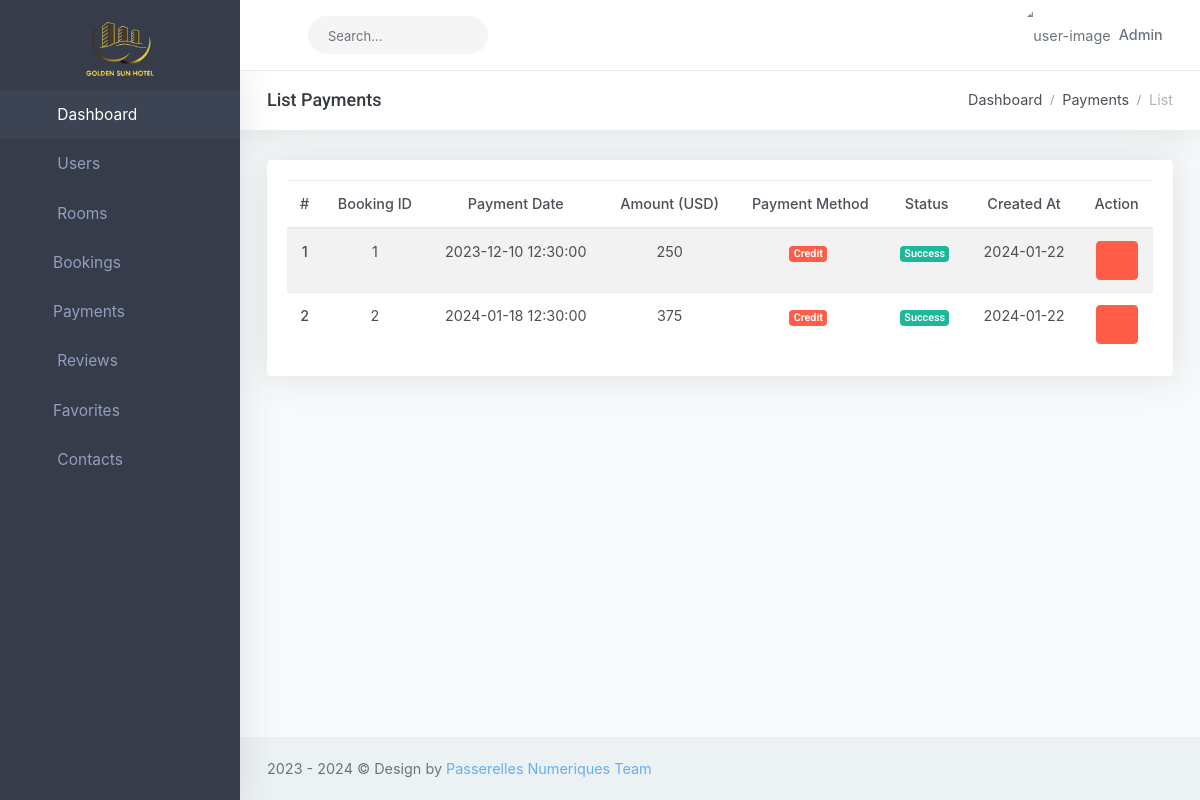
The app's page /admin.php?controller=payments&action=list with its own data.
### tables this page shows
CREATE TABLE `payments` (
  `id` int(11) NOT NULL,
  `booking_id` int(11) DEFAULT NULL,
  `payment_date` datetime DEFAULT current_timestamp(),
  `amount` decimal(10,2) DEFAULT NULL,
  `payment_method` int(10) DEFAULT NULL,
  `status` int(10) NOT NULL,
  `updated_at` timestamp NOT NULL DEFAULT current_timestamp() ON UPDATE current_timestamp(),
  `created_at` timestamp NOT NULL DEFAULT current_timestamp()
);

### admin.php (called while the page is built, shortened)
<?php
require 'routes/admin.route.php';

### config/database.php (called while the page is built, shortened)
<?php
class ConnectDB {
    private $server = 'localhost';
    private $username = 'root';
    private $password = '';
    private $database = 'hotel_management';
    protected function connect() {
        $connect = mysqli_connect($this->server,
            $this->username,
            $this->password,
            $this->database);
        mysqli_set_charset($connect,"utf8");
        return $connect;
    }
}
?>

### models/PaymentModel.php (called while the page is built, shortened)
<?php
include_once 'config/database.php';
class PaymentModel extends ConnectDB
{
    function getList()
    {
        $sql = "SELECT * FROM payments";
        return mysqli_query($this->connect(), $sql);
    }
}

### utils/utils.php (called while the page is built, shortened)
<?php
if (!function_exists('formatDate')) {
    function formatDate($date, $format = 'Y-m-d')
    {
        return date_format(date_create($date), $format);
    }
}

### views/admin/payments/list.view.php (the view, shortened to what this page needs)
<?php
require 'views/admin/partials/header.view.php';
require 'utils/utils.php';
?>
<body class="left-side-menu-dark topbar-light">
    <div id="wrapper">
        <?php
        require 'views/admin/partials/topbar.view.php'
        ?>
        <?php
        include 'views/admin/partials/sidebar.view.php';
        ?>
        <div class="content-page">
            <div class="content">
                <div class="container-fluid">
                    <div class="row">
                        <div class="col-12">
                            <div class="page-title-box">
                                <div class="page-title-right">
                                    <ol class="breadcrumb m-0">
                                        <li class="breadcrumb-item"><a href="admin.php">Dashboard</a></li>
                                        <li class="breadcrumb-item"><a href="admin.php?controller=payments">Payments</a></li>
                                        <li class="breadcrumb-item active">List</li>
                                    </ol>
                                </div>
                                <h4 class="page-title">List Payments</h4>
                            </div>
                        </div>
                    </div>
                    <div class="row">
                        <div class="col-lg-12">
                            <div class="card-box">
                                <div class="table-responsive">
                                    <table class="table table-striped mb-0 text-center">
                                        <thead>
                                            <tr>
                                                <th>#</th>
                                                <th>Booking ID</th>
                                                <th>Payment Date</th>
                                                <th>Amount (USD)</th>
                                                <th>Payment Method</th>
                                                <th>Status</th>
                                                <th>Created At</th>
                                                <th>Action</th>
                                            </tr>
                                        </thead>
                                        <tbody>
                                            <?php
                                            $count = 0;
                                            while ($row = $payments->fetch_assoc()) {
                                                $count += 1;
                                            ?>
                                                <tr>
                                                    <th scope="row"><?php echo $count ?></th>
                                                    <td><?php echo $row['booking_id'] ?></td>
                                                    <td><?php echo $row['payment_date'] ?></td>
                                                    <td><?php echo $row['amount'] ?></td>
                                                    <td>
                                                        <?php
                                                        if ($row['payment_method'] == 1) {
                                                        ?>
                                                            <span class="badge badge-danger mr-1">Credit</span>
                                                        <?php
                                                        } else {
                                                        ?>
                                                            <span class="badge badge-primary mr-1">Debit card</span>
                                                        <?php
                                                        }
                                                        ?>
                                                    </td>
                                                    <td>
                                                        <?php
                                                        if ($row['status'] == 1) {
                                                        ?>
                                                            <span class="badge badge-success mr-1">Success</span>
                                                        <?php
                                                        } else {
                                                        ?>
                                                            <span class="badge badge-secondary mr-1">Fail</span>
                                                        <?php
                                                        }
                                                        ?>
                                                    </td>
                                                    <td><?php echo formatDate($row['created_at']) ?></td>
                                                    <td>
                                                        <a href="admin.php?controller=payments&action=delete&id=<?php echo $row['id'] ?>" class="btn btn-danger waves-effect waves-light"><i class="mdi mdi-trash-can"></i>
                                                        </a>
                                                    </td>
                                                </tr>
                                            <?php
                                            }
                                            ?>
                                        </tbody>
                                    </table>
                                </div>
                            </div>
                        </div>
                    </div>
                </div>
            </div>
            <?php include 'views/admin/partials/footer.view.php'; ?>
        </div>
    </div>
</body>
</html>

### records on screen
payments: booking "1", payment_date "2023-12-10 12:30:00", amount "250", payment_method "Credit", status "Success", created_at "2024-01-22"
payments: booking "2", payment_date "2024-01-18 12:30:00", amount "375", payment_method "Credit", status "Success", created_at "2024-01-22"
